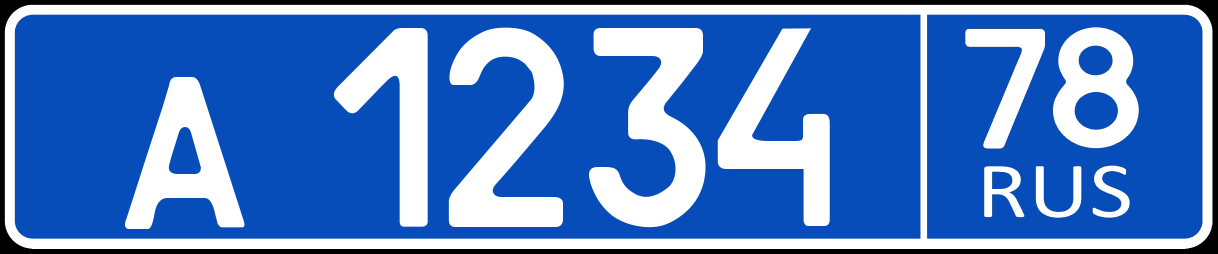
#> input picture ComputerVision/TesseractOpencv/ReadLettersFromvideo/test.png, 3654 x 762 px, given in place of the camera (shown at 1/3 size)
$ python Greenscreen.py
#> lines starting #> are read from the running program, lines starting #| are printed output that depends on the picture; after the words box and inside, x2 and y2 are one past the last pixel; in counts of white or black regions, pixels touching at a corner belong together
### Projects/Detectleds/Func.py
"""
Useful functions to use computer vision\n
show_with_matplotlib(img, title)\n
create_canvas_matplotlib(x,y):\n
colors['red']\n
def stackImages(scale,imgArray):\n
def resize_frame(frame,percent):\n
"""

import matplotlib.pyplot as plt
import cv2
import numpy as np

# [16 lines left out: functions show_with_matplotlib, create_canvas_matplotlib, not called in this run]

colors = {
        'blue': (255, 0, 0), 'green': (0, 255, 0), 'red': (0, 0, 255), 'yellow': (0, 255, 255),
        'magenta': (255, 0, 255), 'cyan': (255, 255, 0), 'white': (255, 255, 255), 'black': (0, 0, 0),
        'gray': (125, 125, 125), 'rand': np.random.randint(0, high=256, size=(3,)).tolist(),
        'dark_gray': (50, 50, 50), 'light_gray': (220, 220, 220)
        }

# [10 lines left out: function resize_frame, not called in this run]

def stackImages(scale,imgArray):
    """
    Stack images example: imgStack = Func.stackImages(0.6,([frame,gray,thresh],[img,test,copy]))
    """
    rows = len(imgArray)
    cols = len(imgArray[0])
    rowsAvailable = isinstance(imgArray[0], list)
    width = imgArray[0][0].shape[1]
    height = imgArray[0][0].shape[0]
    if rowsAvailable:
        for x in range ( 0, rows):
            for y in range(0, cols):
                if imgArray[x][y].shape[:2] == imgArray[0][0].shape [:2]:
                    imgArray[x][y] = cv2.resize(imgArray[x][y], (0, 0), None, scale, scale)
                else:
                    imgArray[x][y] = cv2.resize(imgArray[x][y], (imgArray[0][0].shape[1], imgArray[0][0].shape[0]), None, scale, scale)
                if len(imgArray[x][y].shape) == 2: imgArray[x][y]= cv2.cvtColor( imgArray[x][y], cv2.COLOR_GRAY2BGR)
        imageBlank = np.zeros((height, width, 3), np.uint8)
        hor = [imageBlank]*rows
        hor_con = [imageBlank]*rows
        for x in range(0, rows):
            hor[x] = np.hstack(imgArray[x])
        ver = np.vstack(hor)
    else:
        for x in range(0, rows):
            if imgArray[x].shape[:2] == imgArray[0].shape[:2]:
                imgArray[x] = cv2.resize(imgArray[x], (0, 0), None, scale, scale)
            else:
                imgArray[x] = cv2.resize(imgArray[x], (imgArray[0].shape[1], imgArray[0].shape[0]), None,scale, scale)
            if len(imgArray[x].shape) == 2: imgArray[x] = cv2.cvtColor(imgArray[x], cv2.COLOR_GRAY2BGR)
        hor= np.hstack(imgArray)
        ver = hor
    return ver

# [13 lines left out: functions put_description, unsharped_filter, not called in this run]

def erode(image, kernel_type, kernel_size):
    """Erodes the image with the specified kernel type and size"""

    kernel = build_kernel(kernel_type, kernel_size)
    erosion = cv2.erode(image, kernel, iterations=1)
    return erosion

# This function dilates the image
def dilate(image, kernel_type, kernel_size):
    """Dilates the image with the specified kernel type and size"""

    kernel = build_kernel(kernel_type, kernel_size)
    dilation = cv2.dilate(image, kernel, iterations=1)
    return dilation

# [38 lines left out: functions closing, morphological_gradient, opening, closing_and_opening, opening_and_closing, not called in this run]

def build_kernel(kernel_type, kernel_size):
    """Creates the specific kernel: MORPH_ELLIPSE, MORPH_CROSS or MORPH_RECT"""
    if kernel_type == cv2.MORPH_ELLIPSE:
        # We build a elliptical kernel
        return cv2.getStructuringElement(cv2.MORPH_ELLIPSE, kernel_size)
    elif kernel_type == cv2.MORPH_CROSS:
        # We build a cross-shape kernel
        return cv2.getStructuringElement(cv2.MORPH_CROSS, kernel_size)
    elif kernel_type == cv2.MORPH_RECT:
        # We build a rectangular kernel:
        return cv2.getStructuringElement(cv2.MORPH_RECT, kernel_size)

# [12 lines left out: function morptransof, not called in this run]

### Projects/Greenscreen/Greenscreen.py
import cv2
import Func
import numpy as np
import timeit

def empty(x):
    pass
def unsharped_filter(img):
    """The unsharp filter enhances edges subtracting the smoothed image from the original image"""

    smoothed = cv2.GaussianBlur(img, (9, 9), 10)
    return cv2.addWeighted(img, 1.5, smoothed, -0.5, 0)
def Trackbars():
    cv2.namedWindow("Face1")
    cv2.resizeWindow("Face1", 600,600)
    cv2.createTrackbar("Hue min", "Face1", 0, 179, empty)
    cv2.createTrackbar("Hue max", "Face1", 179, 179, empty)

    cv2.createTrackbar("Sat min", "Face1", 0, 255, empty)
    cv2.createTrackbar("Sat max", "Face1", 50, 255, empty)

    cv2.createTrackbar("Val min", "Face1", 0, 255, empty)
    cv2.createTrackbar("Val max", "Face1", 255, 255, empty)

    cv2.namedWindow("Face2")
    cv2.resizeWindow("Face2", 600,600)
    cv2.createTrackbar("Hue min", "Face2", 0, 179, empty)
    cv2.createTrackbar("Hue max", "Face2", 179, 179, empty)

    cv2.createTrackbar("Sat min", "Face2", 56, 255, empty)
    cv2.createTrackbar("Sat max", "Face2", 255, 255, empty)

    cv2.createTrackbar("Val min", "Face2", 66, 255, empty)
    cv2.createTrackbar("Val max", "Face2", 255, 255, empty)

    cv2.namedWindow("Face3")
    cv2.resizeWindow("Face3", 600,600)
    cv2.createTrackbar("Hue min", "Face3", 0, 179, empty)
    cv2.createTrackbar("Hue max", "Face3", 179, 179, empty)

    cv2.createTrackbar("Sat min", "Face3", 74, 255, empty)
    cv2.createTrackbar("Sat max", "Face3", 255, 255, empty)

    cv2.createTrackbar("Val min", "Face3", 0, 255, empty)
    cv2.createTrackbar("Val max", "Face3", 85, 255, empty)


def FrameMasking(image, Face1_lower, Face1_upper, Face2_lower, Face2_upper, Face3_lower, Face3_upper):
    hsv = cv2.cvtColor(image, cv2.COLOR_BGR2HSV)
    filtered = cv2.bilateralFilter(hsv, 5, 10, 10)
    sharpened = unsharped_filter(filtered)
    mask_Face1 = cv2.inRange(sharpened, Face1_lower, Face1_upper)
    mask_Face2 = cv2.inRange(sharpened, Face2_lower, Face2_upper)
    mask_Face3 = cv2.inRange(sharpened, Face3_lower, Face3_upper)

    mask_Face1 = Func.erode(mask_Face1, cv2.MORPH_ELLIPSE, (3,3))
    mask_Face1 = Func.dilate(mask_Face1, cv2.MORPH_ELLIPSE, (3,3))
    mask_Face2 = Func.erode(mask_Face2, cv2.MORPH_ELLIPSE, (3,3))
    mask_Face2 = Func.dilate(mask_Face2, cv2.MORPH_ELLIPSE, (3,3))
    mask_Face3 = Func.erode(mask_Face3, cv2.MORPH_ELLIPSE, (3,3))
    mask_Face3 = Func.dilate(mask_Face3, cv2.MORPH_ELLIPSE, (3,3))
    #mask_face1 = cv2.bitwise_not(mask_Face1)
    #frame = mask_Face2 + mask_Face1
    frame = cv2.bitwise_and(mask_Face3,mask_Face2, mask = mask_Face1)
    return mask_Face1, mask_Face2, mask_Face3, frame


def Trackbarpositions():
    Face1_h_min = cv2.getTrackbarPos("Hue min", "Face1")
    Face1_h_max = cv2.getTrackbarPos("Hue max", "Face1")

    Face1_s_min = cv2.getTrackbarPos("Sat min", "Face1")
    Face1_s_max = cv2.getTrackbarPos("Sat max", "Face1")

    Face1_v_min = cv2.getTrackbarPos("Val min", "Face1")
    Face1_v_max = cv2.getTrackbarPos("Val max", "Face1")

    Face2_h_min = cv2.getTrackbarPos("Hue min", "Face2")
    Face2_h_max = cv2.getTrackbarPos("Hue max", "Face2")

    Face2_s_min = cv2.getTrackbarPos("Sat min", "Face2")
    Face2_s_max = cv2.getTrackbarPos("Sat max", "Face2")

    Face2_v_min = cv2.getTrackbarPos("Val min", "Face2")
    Face2_v_max = cv2.getTrackbarPos("Val max", "Face2")

    Face3_h_min = cv2.getTrackbarPos("Hue min", "Face3")
    Face3_h_max = cv2.getTrackbarPos("Hue max", "Face3")

    Face3_s_min = cv2.getTrackbarPos("Sat min", "Face3")
    Face3_s_max = cv2.getTrackbarPos("Sat max", "Face3")

    Face3_v_min = cv2.getTrackbarPos("Val min", "Face3")
    Face3_v_max = cv2.getTrackbarPos("Val max", "Face3")
    """
    c_h_min = cv2.getTrackbarPos("Hue min", "Face1")
    c_h_max = cv2.getTrackbarPos("Hue max", "Face1")

    c_s_min = cv2.getTrackbarPos("Sat min", "Cupcolor")
    c_s_max = cv2.getTrackbarPos("Sat max", "Cupcolor")

    c_v_min = cv2.getTrackbarPos("Val min", "Cupcolor")
    c_v_max = cv2.getTrackbarPos("Val max", "Cupcolor")
    """
    Face1_lower = np.array([Face1_h_min, Face1_s_min, Face1_v_min])
    Face1_upper = np.array([Face1_h_max, Face1_s_max, Face1_v_max])

    Face2_lower = np.array([Face2_h_min, Face2_s_min, Face2_v_min])
    Face2_upper = np.array([Face2_h_max, Face2_s_max, Face2_v_max])

    Face3_lower = np.array([Face3_h_min, Face3_s_min, Face3_v_min])
    Face3_upper = np.array([Face3_h_max, Face3_s_max, Face3_v_max])

    return Face1_lower, Face1_upper, Face2_lower, Face2_upper, Face3_lower, Face3_upper


cap = cv2.VideoCapture(0)
cap.set(cv2.CAP_PROP_FRAME_WIDTH, 1920)
cap.set(cv2.CAP_PROP_FRAME_HEIGHT, 1088)
_, frame = cap.read()
#> frame is the input picture: shape (762, 3654, 3); mean B, G, R 196.2, 125.2, 78.5
FrameHeight, FrameWidth, _ = frame.shape
#> FrameHeight = 762; FrameWidth = 3654
print("Height: ", FrameHeight, "Width:", FrameWidth)
#| Height:  762 Width: 3654
TimeCounter = 0
TimerAverage = 0
TimerSum = 0
Trackbars()
while True:
    starttime = timeit.default_timer()
    _, frame = cap.read()
    Face1_lower, Face1_upper, Face2_lower, Face2_upper, Face3_lower, Face3_upper= Trackbarpositions()
    mask1, mask2, mask3, frame= FrameMasking(frame, Face1_lower, Face1_upper, Face2_lower, Face2_upper, Face3_lower, Face3_upper)
#> in FrameMasking, `hsv = cv2.cvtColor(image, cv2.COLOR_BGR2HSV)`: hsv: shape (762, 3654, 3); mean H, S, V 71.2, 162.4, 196.2
#> in FrameMasking, `filtered = cv2.bilateralFilter(hsv, 5, 10, 10)`: filtered: shape (762, 3654, 3); mean H, S, V 71.2, 162.4, 196.2
#> in unsharped_filter, `smoothed = cv2.GaussianBlur(img, (9, 9), 10)`: smoothed: shape (762, 3654, 3); mean H, S, V 71.2, 162.4, 196.2
#> in unsharped_filter, `return cv2.addWeighted(img, 1.5, smoothed, -0.5, 0)`:
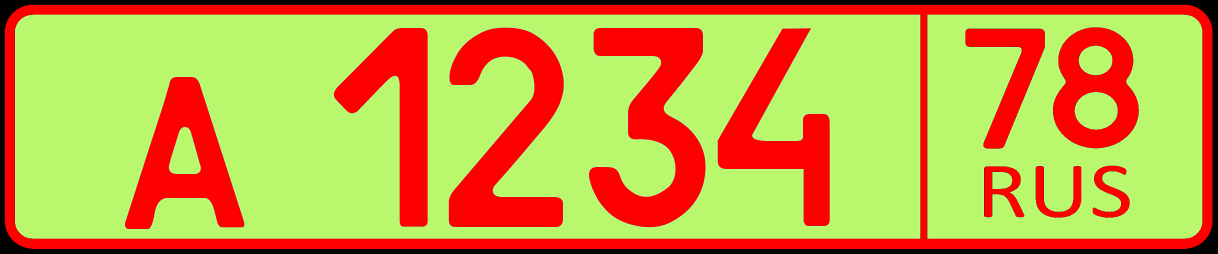
#> returned value: shape (762, 3654, 3) (shown at 1/3 size); mean of channels 0, 1, 2 71.7, 162.7, 195.9; drawn as B, G, R
#> in FrameMasking, `mask_Face1 = cv2.inRange(sharpened, Face1_lower, Face1_upper)`:
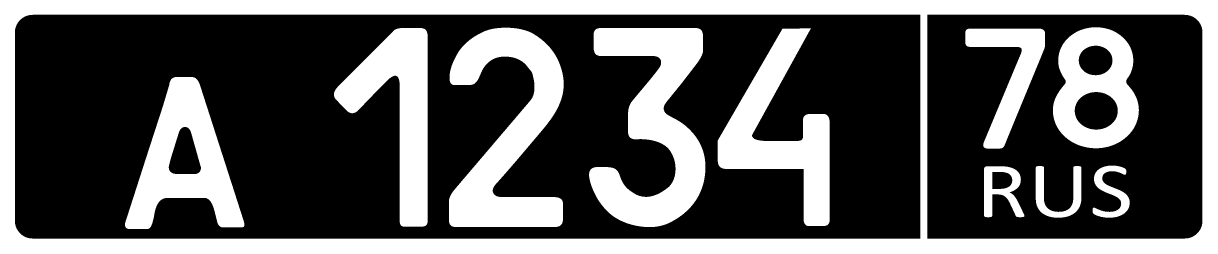
#> mask_Face1: shape (762, 3654) (shown at 1/3 size); 34.2% white; 11 white regions, largest, box (x1, y1, x2, y2) and area: (0, 0, 3654, 762) 407258, (1767, 84, 2116, 681) 104513, (1347, 83, 1691, 681) 102058
#> in FrameMasking, `mask_Face3 = cv2.inRange(sharpened, Face3_lower, Face3_upper)`: mask_Face3: shape (762, 3654); every value is 0
#> in erode, `erosion = cv2.erode(image, kernel, iterations=1)`:
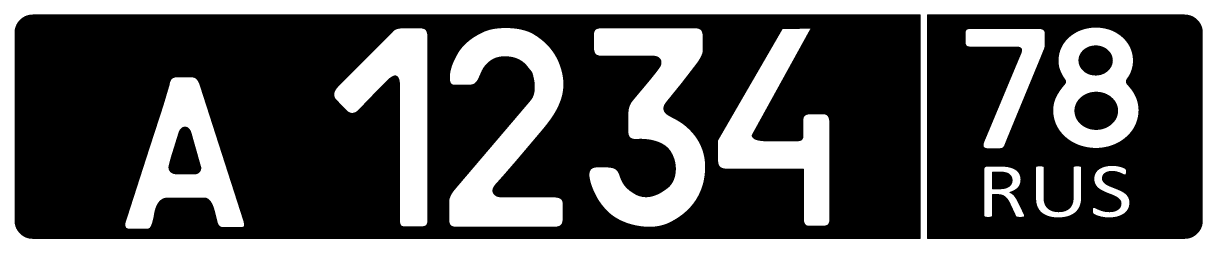
#> erosion: shape (762, 3654) (shown at 1/3 size); 33.3% white; 11 white regions, largest, box (x1, y1, x2, y2) and area: (0, 0, 3654, 762) 397612, (1768, 85, 2115, 680) 102278, (1348, 84, 1690, 680) 99909
#> call 2 of erode, with kernel_type = 2, kernel_size = (3, 3)
#> in erode (call 2), `erosion = cv2.erode(image, kernel, iterations=1)`:
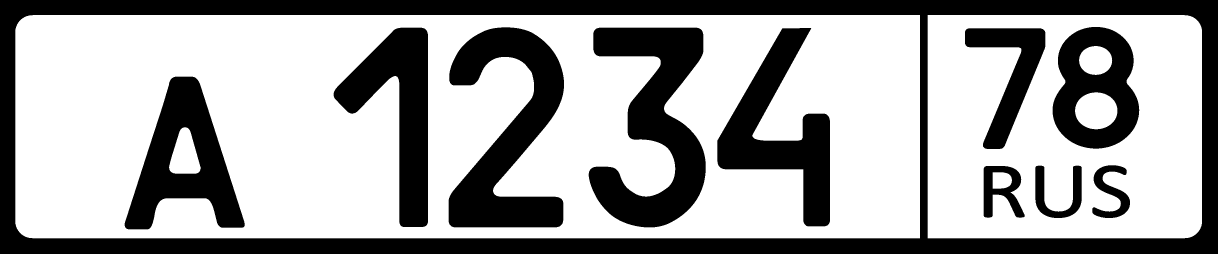
#> erosion: shape (762, 3654) (shown at 1/3 size); 64.9% white; 11 black regions, largest, box (x1, y1, x2, y2) and area: (0, 0, 3654, 762) 416896, (1766, 83, 2117, 682) 106752, (1346, 82, 1692, 682) 104211
    Imgstack = Func.stackImages(0.3,([mask1,mask2,mask3],[frame,mask2,frame]))
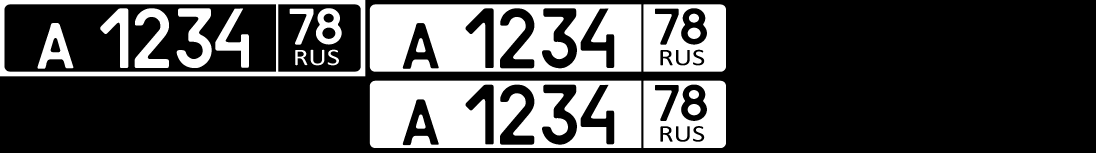
#> Imgstack: shape (458, 3288, 3) (shown at 1/3 size); min 0, max 255, mean 70.5
    cv2.imshow("pic", Imgstack)
    TimerSum += timeit.default_timer() - starttime
    TimeCounter += 1
    key = cv2.waitKey(1)
#> (key Esc is pressed here)
    if key == 27:
        print("Average execution time is:", 1/(TimerSum / TimeCounter), "fps")
        print("break")
        exit()
#> (the program exits here)
